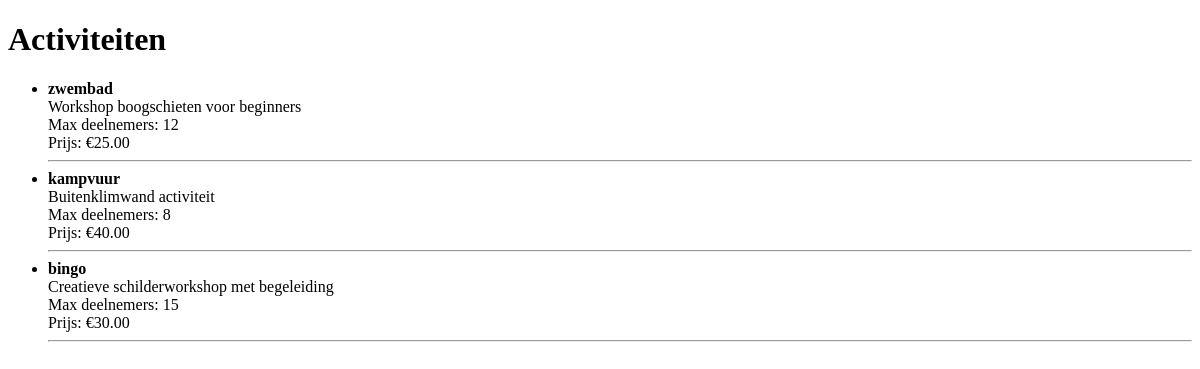
Before: / with the older database file.
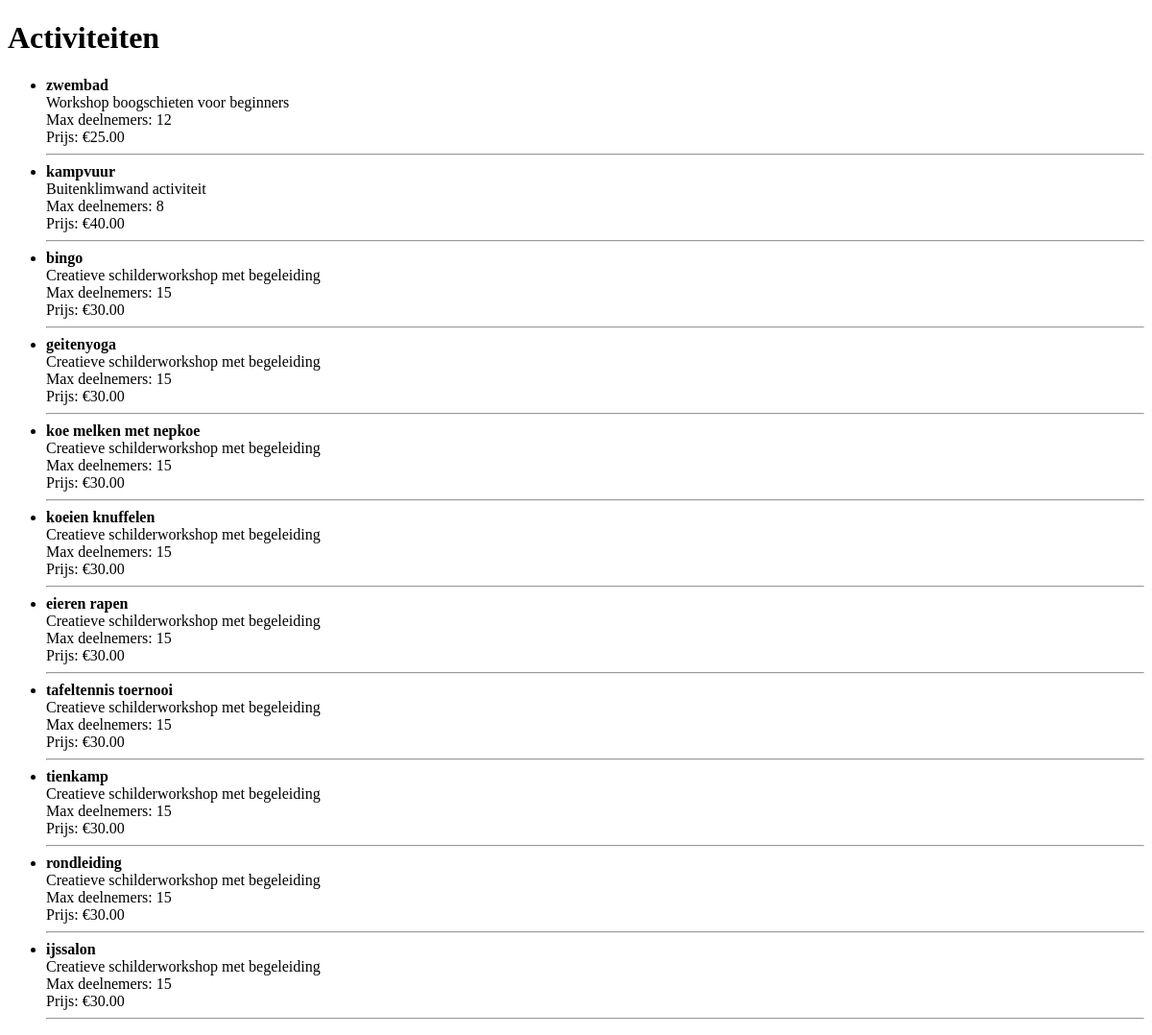
After: the same page with the newer database file.
### tables this page shows
CREATE TABLE Activiteiten (
    id INT PRIMARY KEY AUTO_INCREMENT,
    naam VARCHAR(100) NOT NULL,
    beschrijving TEXT,
    max_deelnemers INT,
    
    

    prijs DECIMAL(10,2)
);

### public/index.php (the view, shortened to what this page needs)
<?php
    include __DIR__ . '/../includes/db.php';
    $sql = "SELECT * FROM Activiteiten";
$result = $conn->query($sql);
?>
<!DOCTYPE html>
<html>
<head>
</head>
<body>
    <h1>Activiteiten</h1>
    <?php if ($result->num_rows > 0): ?>
        <ul>
            <?php while ($row = $result->fetch_assoc()): ?>
                <li>
                    <strong><?= $row['naam'] ?></strong><br>
                    <?= $row['beschrijving'] ?><br>
                    Max deelnemers: <?= $row['max_deelnemers'] ?><br>
                    Prijs: €<?= $row['prijs'] ?><br>
                    <hr>
                </li>
            <?php endwhile; ?>
        </ul>
    <?php else: ?>
        <p>Geen activiteiten gevonden.</p>
    <?php endif; ?>
</body>
</html>

Changed rows visible on the page:
added activiteiten: naam "geitenyoga", beschrijving "Creatieve schilderworkshop met begeleiding", max_deelnemers "15", prijs "30.00"
added activiteiten: naam "koe melken met nepkoe", beschrijving "Creatieve schilderworkshop met begeleiding", max_deelnemers "15", prijs "30.00"
added activiteiten: naam "koeien knuffelen", beschrijving "Creatieve schilderworkshop met begeleiding", max_deelnemers "15", prijs "30.00"
added activiteiten: naam "eieren rapen", beschrijving "Creatieve schilderworkshop met begeleiding", max_deelnemers "15", prijs "30.00"
added activiteiten: naam "tafeltennis toernooi", beschrijving "Creatieve schilderworkshop met begeleiding", max_deelnemers "15", prijs "30.00"
added activiteiten: naam "tienkamp", beschrijving "Creatieve schilderworkshop met begeleiding", max_deelnemers "15", prijs "30.00"
added activiteiten: naam "rondleiding", beschrijving "Creatieve schilderworkshop met begeleiding", max_deelnemers "15", prijs "30.00"
added activiteiten: naam "ijssalon", beschrijving "Creatieve schilderworkshop met begeleiding", max_deelnemers "15", prijs "30.00"
